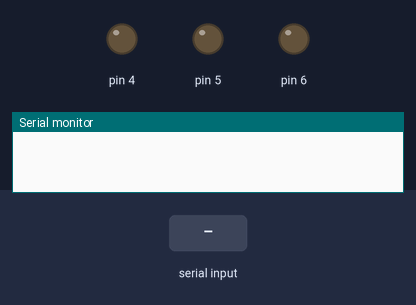
Bench run of a sketch on a simulated Arduino Uno, built with avr-gcc and run on an emulated ATmega328P. On the bench: output pins drawn as LEDs (lit = HIGH), the last lines printed to the serial monitor. The test bench sets the inputs (shaded band).

Above: at 1.2 s.
1.3 s: "light on" received over Serial
At 1.6 s:
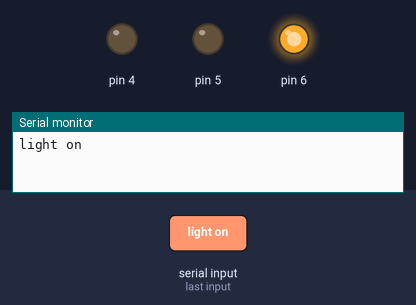
2.8 s: "fan on" received over Serial
At 3.7 s:
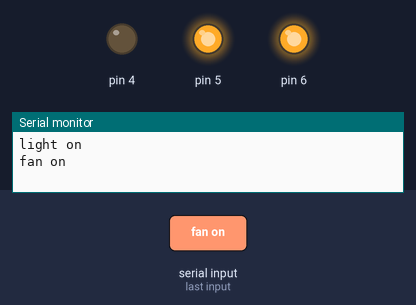
4.3 s: "light off" received over Serial
At 5.2 s:
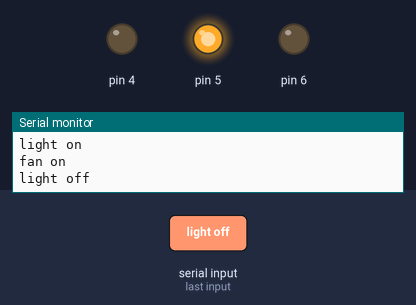
5.8 s: "night lamp on" received over Serial
At 6.8 s:
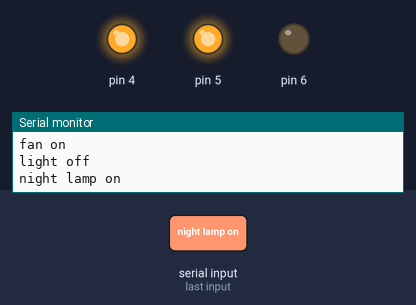
7.3 s: "fan off" received over Serial
At 8.4 s:
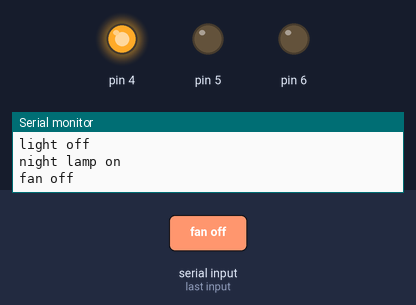
8.8 s: "all on" received over Serial
At 9.5 s:
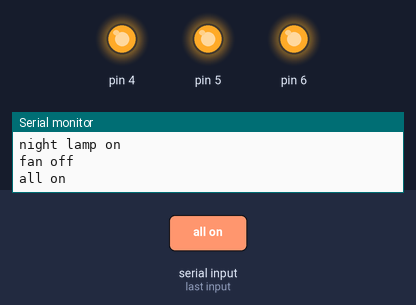
Timing chart, 0 to 11.3 s (numbered marks = the images above; inputs shaded):
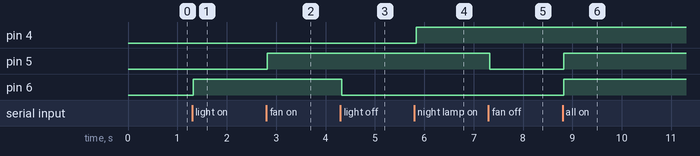

Measured:
- after the input at 1.3 s, pin 6: LOW → HIGH at once
- after the input at 2.8 s, pin 5: LOW → HIGH at once
- after the input at 4.3 s, pin 6: HIGH → LOW at once
- after the input at 5.8 s, pin 4: LOW → HIGH at once
- after the input at 7.3 s, pin 5: HIGH → LOW at once
- after the input at 8.8 s, pin 5, pin 6: LOW → HIGH at once

The sketch:

bt.ino
```cpp
String voice;
void setup() {
Serial.begin(9600);
pinMode(6, OUTPUT);
pinMode(5, OUTPUT);
pinMode(4, OUTPUT);
}

void loop() {
while(Serial.available()){
  delay(3);
  char c = Serial.read();
  voice+=c;}

if(voice.length() >0){
  Serial.println(voice);
  if(voice == "light on")
  {digitalWrite(6, HIGH);}
  else if(voice == "light off")
  {digitalWrite(6, LOW);}
  else if(voice == "fan on")
  {digitalWrite(5, HIGH);}
  else if(voice == "fan off")
  {digitalWrite(5, LOW);}
  else if(voice == "night lamp on")
  {digitalWrite(4, HIGH);}
  else if(voice == "night lamp off")
  {digitalWrite(4, LOW);}
  else if(voice == "all on")
  {digitalWrite(4, HIGH);
    digitalWrite(5, HIGH);
  digitalWrite(6, HIGH);}
  else if(voice == "all off")
  {digitalWrite(4, LOW);
    digitalWrite(5, LOW);
  digitalWrite(6, LOW);}
  voice = "";}
}
```
